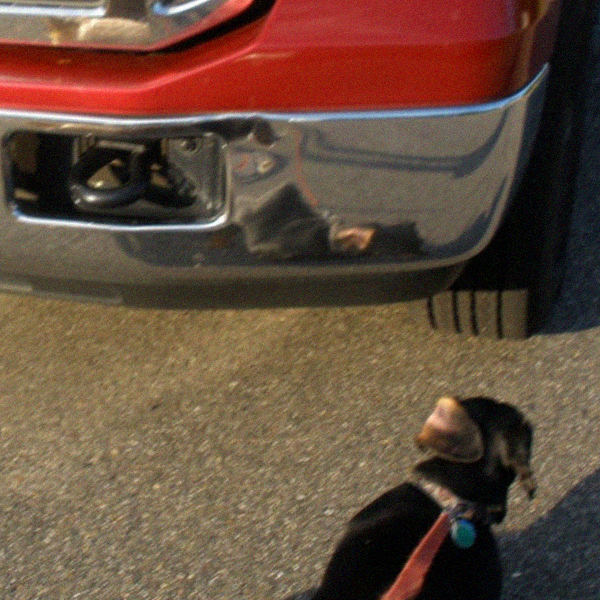
#> input picture pict/random_la/bn/img_25.png, 600 x 600 px, found by its file name
$ jupyter execute --allow-errors rotate.ipynb   (shell and % lines are left out)
#> lines starting #> are read from the running program, lines starting #| are printed output that depends on the picture; after the words box and inside, x2 and y2 are one past the last pixel; in counts of white or black regions, pixels touching at a corner belong together
[cell 1]
import matplotlib.pyplot as plt
import numpy as np
import scipy.signal as ss
import gc
import copy
from PIL import Image
from matplotlib.pyplot import imshow
from sklearn.base import BaseEstimator, ClassifierMixin
from os import listdir, mkdir
from os.path import isfile, join
import math
from datetime import datetime
import time
from skimage.transform import radon
from skimage import color, data, restoration
from scipy import ndimage
from IPython.display import clear_output
from typing import Optional
import torch

# from method import momentum_method
import os.path
import seaborn as sns

[cell 2]
# [23 lines left out: functions FixImage, images_out, not called in this run]

def save_img(class_elem, p='my_stuff.png', p_b='blurred.png'):
    plt.imsave(p, class_elem._cur_image, cmap='gray')
    plt.imsave(p_b, class_elem._init_image, cmap='gray')

DEBUG = True

def rgb2gray(rgb):
    r, g, b = rgb[:,:,0], rgb[:,:,1], rgb[:,:,2]
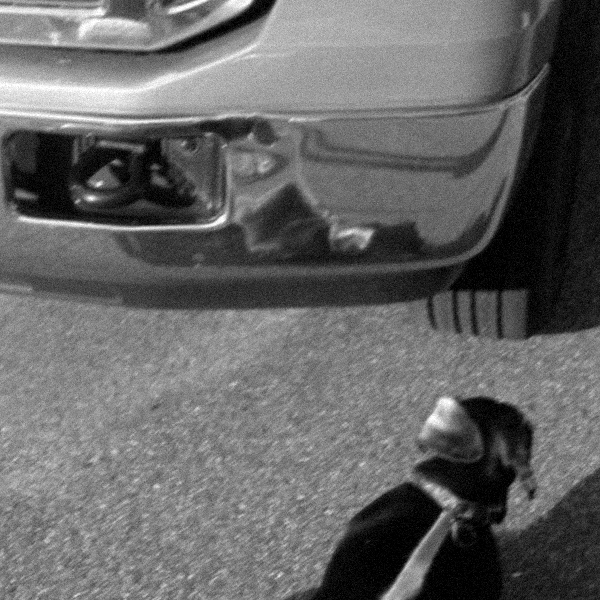
#> r: shape (600, 600) float32; min 0, max 1, mean 0.398
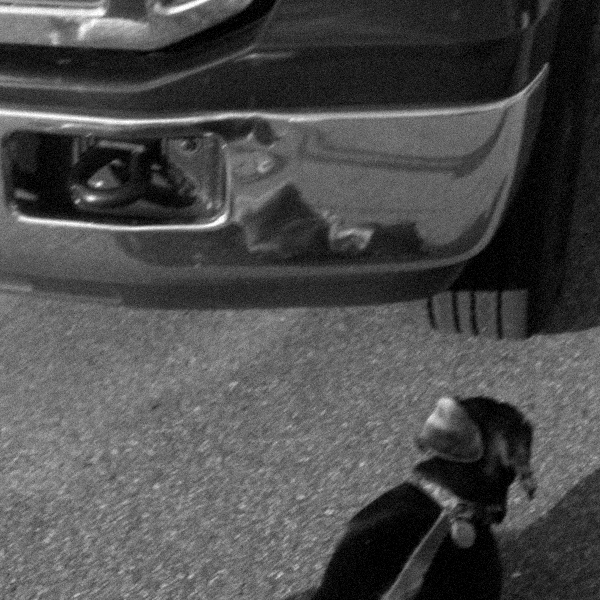
#> g: shape (600, 600) float32; min 0, max 1, mean 0.3
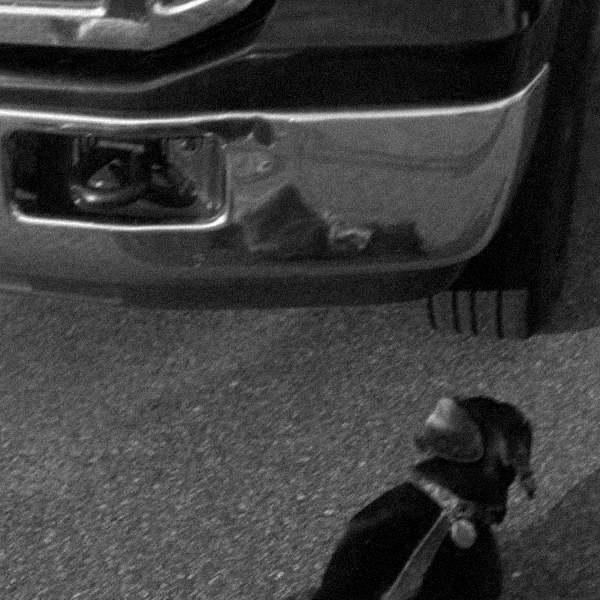
#> b: shape (600, 600) float32; min 0, max 1, mean 0.238
    gray = 0.299 * r + 0.5870 * g + 0.1140 * b
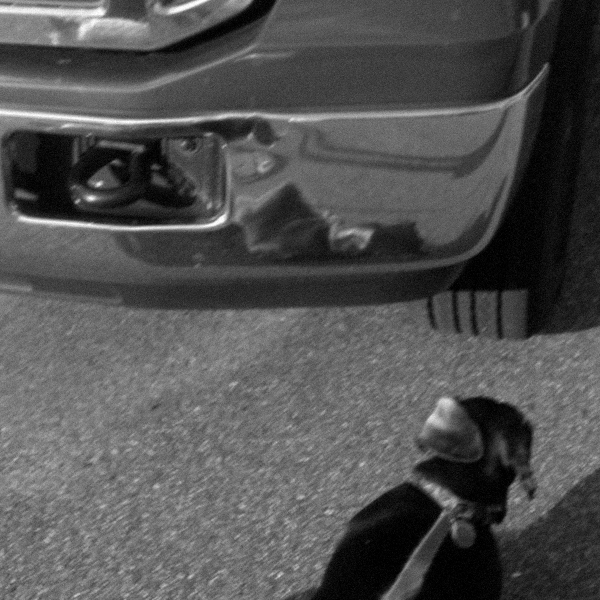
#> gray: shape (600, 600) float32; min 0, max 1, mean 0.322
    return gray

# [43 lines left out: functions blend_images, calculate_log, wiener_filter, not called in this run]

def get_blur_len(img, angle, weight, w=1):
    rotated_img = ndimage.rotate(img, -angle * 180/math.pi)
    rotated_img[rotated_img < 4/255 * rotated_img.max()] = 0
    r = radon(rotated_img, theta=[90], circle=False)
    r[r > 0.6 * r.max()] = 0
    r *= 1./max(r)
    blur_len = 0
    for i in range(len(r)):
        if (r[i] > 0.7):
            blur_len = len(r) // 2 - 1 - i
#             if (blur_len > 2 * img.shape[0] // 5):
#                 blur_len = 0
            break

    if (DEBUG):
        h = img.shape[0]
        q = h // 2 - 1
        k = -math.tan(angle)
        b = (1 - k) * q
        l = []
        if abs(abs(angle * 180/math.pi) - 90) > 10:
            for old_x in range(q - blur_len, q + blur_len):
                old_y = round(k * old_x+b)
                old_y = int((old_y if old_y >= 0 else 0) if old_y <= h-1 else h-1)
                if (old_y <= 1 or old_y >= h-2 or old_x <= 1 or old_x >= h-2):
                    continue
                for i in range(-w, w+1):
                    for j in range(-w, w+1):
                        x = old_x
                        y = old_y
                        y += i
                        y = (y if y >= 0 else 0) if y <= h-1 else h-1
                        x += j
                        x = (x if x >= 0 else 0) if x <= h-1 else h-1
                        if (y, x) not in l:
                            l.append((y, x))
        else:
            for y in range(q - blur_len, q + blur_len):
                for i in range(-w, w+1):
                    if (y, q + i) not in l:
                        l.append((y, q + i))
        p = np.zeros((h, h))
        for t in l:
            p[t] = weight
        return (int(abs(blur_len)), p)
    else:
        return int(abs(blur_len))

def find_best_line(template_picture, dif=180):
    h = template_picture.shape[0]
    q = h // 2 - 1
    theta = np.linspace(0., 180, dif, endpoint=False)
    sinogram = radon(template_picture, theta=theta, circle=True)
    max_values = sinogram.max(axis=0)
    if DEBUG:
        tmp.append(sinogram)
    return (max(max_values), theta[np.argmax(max_values)] * math.pi/180 - math.pi/2)

def make_ker(ker_len, ker_angle):
#     h = ker_len * 2
    h = ker_len
    ker_len = ker_len // 2
    ker = np.zeros((h, h), dtype='float')

    k = -math.tan(ker_angle)
    b = (1 - k) * ker_len
    if abs(abs(ker_angle * 180/math.pi) - 90) > 10:
        for x in range(h):
            y = round(k * x + b)
            y = int((y if y >= 0 else 0) if y <= h-1 else h-1)
            if (y == 0 or y == h - 1):
                continue
            ker[y, x] = 1
    else:
        for y in range(h):
            ker[y, ker_len] = 1
    ret_value = ker/ker.sum()
    if np.isnan(np.sum(ret_value)):
        return []
    else:
        return ret_value

def get_common_ker_len_angle(kers):
    max_shape = max([a[0] for a in kers])
    lenghts = [a[0] for a in kers]
    angles =  [a[1] for a in kers]

    return (int(np.mean(lenghts)), np.mean(angles))

class Cepstrum:
    def __init__(self, picture, batch_size=64, step=0.25):
#> called with batch_size = 256, step = 0.5
        gc.enable()
        self.batch_size = batch_size
        self.step = step
        self.x_batches = int(picture.shape[1] // (batch_size * step) - 1)
#> self.x_batches = 3
        self.y_batches = int(picture.shape[0] // (batch_size * step) - 1)
#> self.y_batches = 3
        self.picture = copy.deepcopy(picture)
        self.squared_image = [0] * self.x_batches * self.y_batches
#> self.squared_image = [0, 0, 0, 0, 0, 0, 0, 0, 0]
        self.MainProcess()
        plt.imsave('orig_img.png', self.picture, cmap='gray')

    def get_square(self):
        pixel_step = int(self.batch_size * self.step)
        for y in range(self.y_batches):
            for x in range(self.x_batches):
                square = self.picture[y * pixel_step : y * pixel_step + self.batch_size,
                                   x * pixel_step : x * pixel_step + self.batch_size]
                self.squared_image[y * self.x_batches + x] = square
                yield self.swap_quarters(Cepstrum.calculate_cepstrum(square))

    def ft_array(self):
        # CALCULATE CEPSTRUMS

        t = time.time()

        self.count_ft()
        if (DEBUG):
            print("Counted cepstrums: ", time.time() - t)
        self.count_angles()
        if (DEBUG):
            print("Counted angles: ", time.time() - t)
        self.count_lengths()
        if (DEBUG):
            print("Counted lengths: ", time.time() - t)
        self.make_kernels()
        if (DEBUG):
            print("Counted kernels: ", time.time() - t)

        self.weight = self.weight.reshape((self.y_batches, self.x_batches))
        self.weight /= self.weight.max()
        self.angle = self.angle.reshape((self.y_batches, self.x_batches))
        self.blur_len = self.blur_len.reshape((self.y_batches, self.x_batches))
        if (np.max(self.blur_len) == 0) :
            self.angle_value = 0
            print("Unable to calculate blur lengths")
            return
        # self.kernels = np.reshape(self.kernels, (self.y_batches, self.x_batches, 2)) #here
        self.blur_len_value, self.angle_value = get_common_ker_len_angle(self.kernels)
        self.kernel_image = make_ker(self.blur_len_value, self.angle_value)
        self.squared_image = np.reshape(self.squared_image, (self.y_batches, self.x_batches, self.batch_size, self.batch_size))
        # self.restore1()
#         self.restore() #here

    def MainProcess(self):
        self.ft_array()
        try:
            temp2 =[ 0 ] * self.y_squares
            for y in range(self.y_squares):
                temp2[y] = np.hstack(self.restored_image[y, :, :, :])
            self.restored_image_full = np.vstack(temp2)
        except AttributeError as error:
            return

    def hamming(picture):
        hm_len = picture.shape[0]
        bw2d = np.outer(ss.hamming(hm_len), np.ones(hm_len))
        bw2d = bw2d * bw2d.T
        return picture * bw2d

    def calculate_cepstrum(picture,threshold=0.5):
        log = np.log(1 + np.abs(np.fft.fft2(Cepstrum.hamming(picture))))
        fourier_abs = np.abs(np.fft.ifft2(log))
        fourier_abs[fourier_abs >= threshold * fourier_abs.max()] = 0
        fourier_abs[fourier_abs >= threshold * fourier_abs.max()] = 0

        return fourier_abs

    def swap_quarters(self, picture):
        out_pict = copy.deepcopy(picture)
        batch_size = picture.shape[0]
        temp_pict = copy.deepcopy(out_pict[: batch_size//2, : batch_size//2])
        out_pict[: batch_size//2, : batch_size//2] = out_pict[batch_size//2 :, batch_size//2 :]
        out_pict[batch_size//2 :, batch_size//2 :] = temp_pict
        temp_pict = copy.deepcopy(out_pict[: batch_size//2, batch_size//2 :])
        out_pict[: batch_size//2, batch_size//2 :] = out_pict[batch_size//2 :, : batch_size//2]
        out_pict[batch_size//2 :, : batch_size//2] = temp_pict[:]
        return out_pict

    # [38 lines left out: functions restore, restore1, not called in this run]

    def count_ft(self):
        self.cepstrum_picture = np.array(list(self.get_square()))

        self.conc_cepstrum_picture = self.cepstrum_picture.reshape((self.y_batches, self.x_batches, self.batch_size, self.batch_size))
        temp  = [ 0 ] * self.y_batches
#> temp = [0, 0, 0]
        for y in range(self.y_batches):
            temp[y] = np.hstack(self.conc_cepstrum_picture[y, :, :, :])
        self.conc_cepstrum_picture = np.vstack(temp)
        plt.imsave('big_img.png', self.conc_cepstrum_picture, cmap='gray')
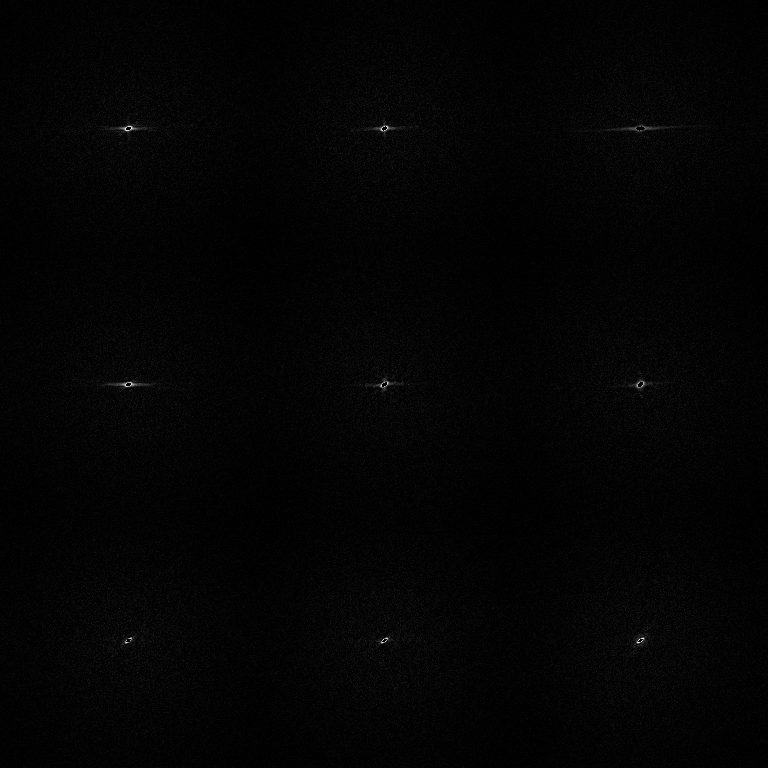
#> saved as big_img.png: shape (768, 768, 3); min 0, max 255, mean 3.7

    def count_angles(self):
        self.weight = np.ndarray((self.y_batches * self.x_batches), dtype='float')
        self.angle = np.ndarray((self.y_batches * self.x_batches), dtype='float')
        if (DEBUG):
            self.lines_img = np.copy(self.cepstrum_picture)
        for idx, q in enumerate(self.cepstrum_picture):
            self.weight[idx], self.angle[idx] = find_best_line(q)

    def count_lengths(self):
        self.blur_len = np.ndarray((self.y_batches * self.x_batches), dtype='int')
        for idx, q in enumerate(self.cepstrum_picture):
            if (DEBUG):
                self.blur_len[idx], self.lines_img[idx] = get_blur_len(q, self.angle[idx], self.weight[idx])
                self.conc_lines_img = self.lines_img.reshape((self.y_batches, self.x_batches, self.batch_size, self.batch_size))
                temp  = [ 0 ] * self.y_batches
                for y in range(self.y_batches):
                    temp[y] = np.hstack(self.conc_lines_img[y, :, :, :])
                self.conc_lines_img = np.vstack(temp)
                plt.imsave('lines_img.png', self.conc_lines_img, cmap='gray')
            else:
                self.blur_len[idx] = get_blur_len(q, self.angle[idx], self.weight[idx])
#> after the loop, self.blur_len = [5, 50, 16, 22, 40, 53, 62, 46, 41]

    def make_kernels(self):
        self.kernels = [0] * self.y_batches * self.x_batches
        for idx, q in enumerate(self.cepstrum_picture):
            self.kernels[idx] = (self.blur_len[idx], self.angle[idx])

    # [12 lines left out: function restore_function, not called in this run]

[cell 3]
# [16 lines left out: function predict_directory, not called in this run]

def make_directory(dirname):
    if (not os.path.exists(dirname)):
        os.mkdir(dirname)
    return

[cell 4]
work_dir = ".\imgs\l_03\\"
save_dir = './result/'

img = rgb2gray(plt.imread(work_dir + 'img_25.png'))

plt.figure(figsize=(10,230))
plt.imshow(img, cmap='gray')

[cell 5]

DEBUG = False
tmp = []
c = Cepstrum(img, batch_size=256, step=0.5)
#> after the loop in make_ker, `for x in range(h):`:
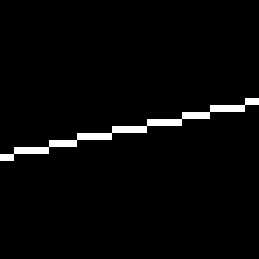
#> ker: shape (37, 37) float64 (shown 7 times larger); values 0 (black) and 1 (white), 2.7% white in thin lines or dots, all inside (x1, y1, x2, y2) = (0, 14, 37, 23)

[cell 6]
plt.imshow(c.kernel_image, cmap='gray')
#> (this line was passed over: IPython is not available in this run)

[cell 7]
get_common_ker_len_angle(c.kernels)
#> Out = (37, 0.206)

[cell 8]
dir_x = './pict/b_test/'
#> (the rest of this cell did not finish here and is left out)

[cell 9]
from scipy import ndimage

[cell 10]
angles = []

[cell 11]
common_dir = "./imgs/"
#> (the rest of this cell did not finish here and is left out)

[cell 12]
angles1 = list([a * 180/math.pi for a in angles])

angles2 = list([a + 180 if a < -90 else a for a in angles1])
#> (the rest of this cell did not finish here and is left out)

[cell 13]
def nn_restore_image():
    pass

#> (the rest of this cell did not finish here and is left out)

[cell 14]
# orig_img_dir = 'MyStuff/results/dates/04_28/orig/'
orig_img_dir = 'MyStuff/results/dates/05_14/a00/l_07_a_00/'
#> (the rest of this cell did not finish here and is left out)

[cell 15]
calc_angles = []

#> (the rest of this cell did not finish here and is left out)

[cell 16]
angles = ['10', '20', '30', '40']

[cell 17]
angles = ['10', '20', '30', '40']

#> (the rest of this cell did not finish here and is left out)

$ run again, with pict/random_la/bn/img_107.png copied over pict/random_la/bn/img_25.png
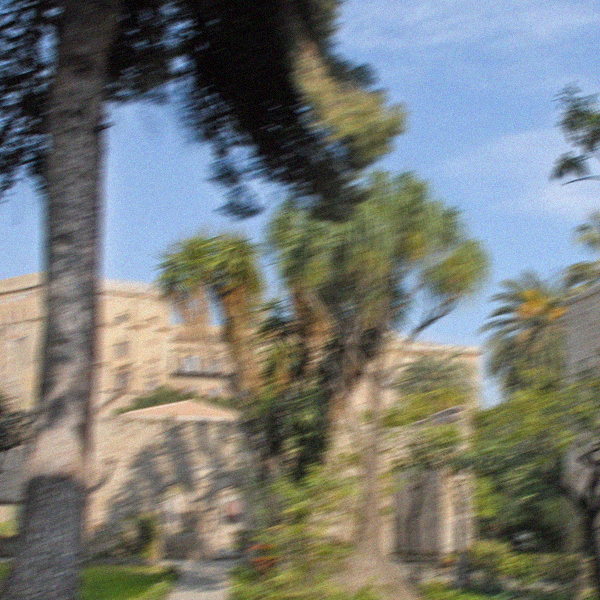
#> input picture pict/random_la/bn/img_107.png, 600 x 600 px, found by its file name
#> in rgb2gray, `r, g, b = rgb[:,:,0], rgb[:,:,1], rgb[:,:,2]`:
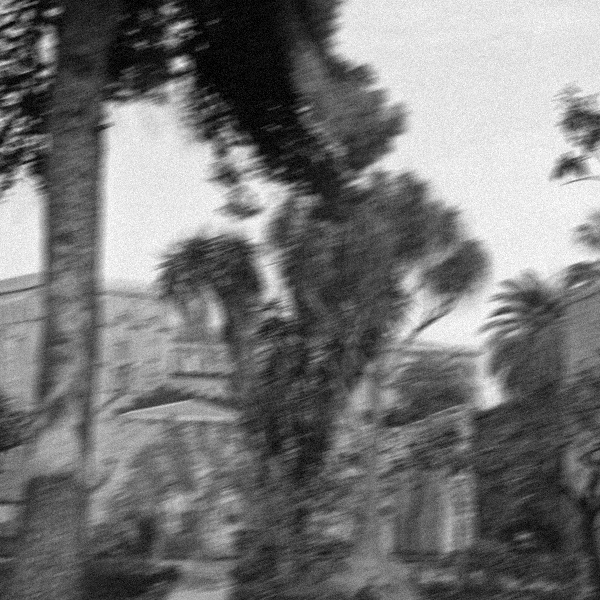
#> b: shape (600, 600) float32; min 0, max 1, mean 0.464
#> after the loop in make_ker, `for x in range(h):`:
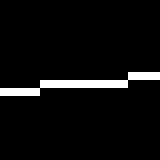
#> ker: shape (20, 20) float64 (shown 8 times larger); values 0 (black) and 1 (white), 5% white in thin lines or dots, all inside (x1, y1, x2, y2) = (0, 9, 20, 12)
#> Out = (20, 0.0989)

$ run again, with pict/random_la/bn/img_111.png copied over pict/random_la/bn/img_25.png
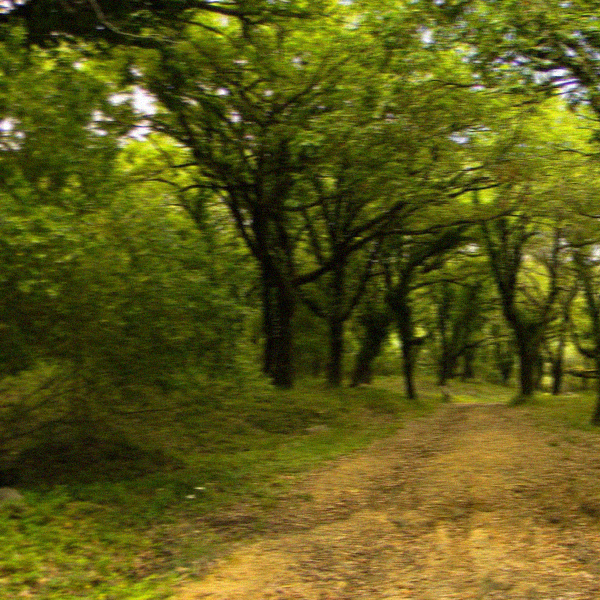
#> input picture pict/random_la/bn/img_111.png, 600 x 600 px, found by its file name
#> in rgb2gray, `gray = 0.299 * r + 0.5870 * g + 0.1140 * b`:
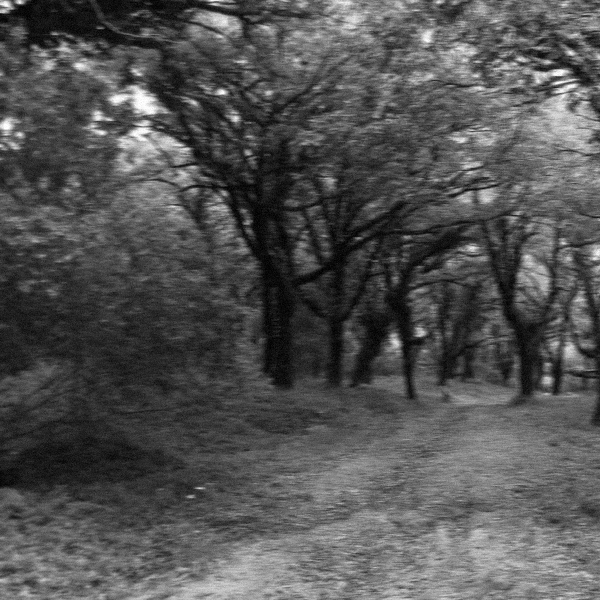
#> gray: shape (600, 600) float32; min 0, max 1, mean 0.326
#> after the loop in make_ker, `for x in range(h):`:
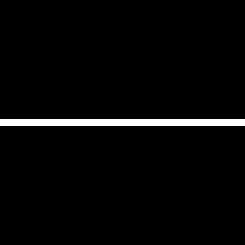
#> ker: shape (35, 35) float64 (shown 7 times larger); values 0 (black) and 1 (white), 2.9% white in thin lines or dots, all inside (x1, y1, x2, y2) = (0, 17, 35, 18)
#> Out = (35, -0.0194)
